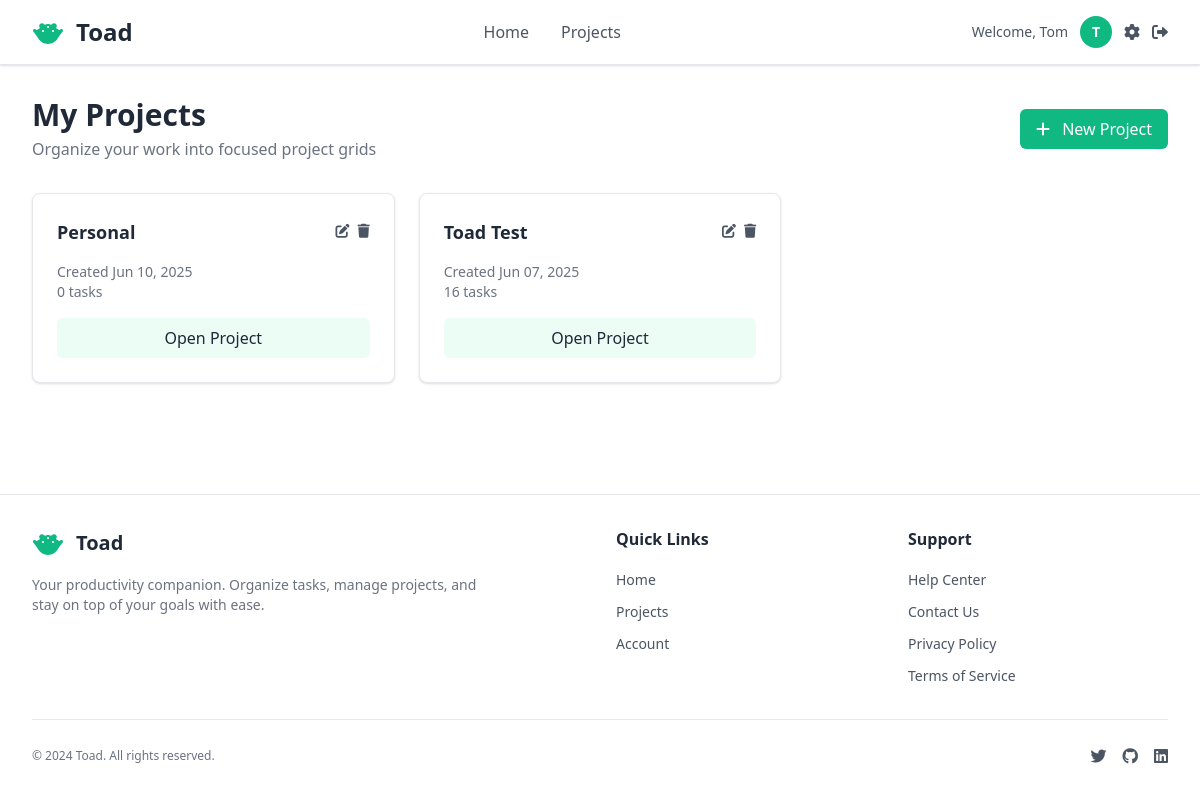
The page /projects/ (signed in) on the database its author committed.
### accounts/models.py (models this page shows, shortened)
class User(AbstractUser):
    username = None  # Remove username field
    email = models.EmailField(unique=True, help_text='Required. Enter a valid email address.')
    first_name = models.CharField(max_length=30, help_text='Required. Enter your first name.')
    USERNAME_FIELD = 'email'
    REQUIRED_FIELDS = ['first_name']  # Fields required when creating superuser (email is already included)
    objects = CustomUserManager()
    def get_short_name(self):
        return self.first_name

### pages/models.py (models this page shows, shortened)
class Project(models.Model):
    user = models.ForeignKey(User, on_delete=models.CASCADE, related_name='toad_projects')
    name = models.CharField(max_length=100)
    created_at = models.DateTimeField(auto_now_add=True)
    updated_at = models.DateTimeField(auto_now=True)
    class Meta:
        ordering = ['-created_at']

### pages/views.py (the view)
# urls.py: path('projects/', views.project_list_view, name='project_list'),
@login_required
def project_list_view(request):
    projects = Project.objects.filter(user=request.user)
    return render(request, 'pages/grid/overview/project_list.html', {'projects': projects})

### pages/templates/pages/grid/overview/project_list.html (shortened to what this page needs)
{% extends "pages/layout.html" %}
{% block content %}
<div class="flex items-center justify-between mb-8">
    <div>
        <h1 class="text-3xl font-bold text-[var(--title-text)]">My Projects</h1>
        <p class="text-[var(--subtitle-text)] mt-1">Organize your work into focused project grids</p>
    </div>
    <a href="{% url 'pages:project_create' %}"
       class="bg-[var(--primary-action-bg)] hover:bg-[var(--primary-action-hover-bg)] text-[var(--primary-action-text)] px-4 py-2 rounded-md font-medium transition-colors">
        <i class="fas fa-plus mr-2"></i>
        New Project
    </a>
</div>
{% if projects %}
    <div class="grid grid-cols-1 md:grid-cols-2 lg:grid-cols-3 gap-6">
        {% for project in projects %}
            <div class="bg-[var(--container-bg)] border border-[var(--border-color)] rounded-lg shadow-sm hover:shadow-md transition-shadow">
                <div class="p-6">
                    <div class="flex items-start justify-between mb-4">
                        <h3 class="text-lg font-semibold text-[var(--title-text)] truncate">
                            {{ project.name }}
                        </h3>
                        <div class="flex space-x-2 ml-2">
                            <a href="{% url 'pages:project_edit' pk=project.pk %}"
                               class="text-[var(--text-secondary)] hover:text-[var(--primary-action-bg)] transition-colors"
                               title="Edit project">
                                <i class="fas fa-edit text-sm"></i>
                            </a>
                            <a href="{% url 'pages:project_delete' pk=project.pk %}"
                               class="text-[var(--text-secondary)] hover:text-[var(--delete-button-bg)] transition-colors"
                               title="Delete project">
                                <i class="fas fa-trash text-sm"></i>
                            </a>
                        </div>
                    </div>
                    <div class="text-sm text-[var(--subtitle-text)] mb-4">
                        <p>Created {{ project.created_at|date:"M d, Y" }}</p>
                        <p>{{ project.tasks.count }} task{{ project.tasks.count|pluralize }}</p>
                    </div>
                    <a href="{% url 'pages:project_grid' pk=project.pk %}"
                       class="block w-full text-center bg-[var(--task-bg)] hover:bg-[var(--task-hover-bg)] text-[var(--text-primary)] py-2 px-4 rounded-md font-medium transition-colors">
                        Open Project
                    </a>
                </div>
            </div>
        {% endfor %}
    </div>
{% endif %}
{% endblock %}

### pages/templates/pages/layout.html (shortened to what this page needs)
<!DOCTYPE html>
{% load static %}
<html lang="en">
<head>
    <link href="https://cdnjs.cloudflare.com/ajax/libs/font-awesome/6.0.0/css/all.min.css" rel="stylesheet">
    <link rel="stylesheet" href="{% static 'css/master.css' %}">
</head>
<body class="bg-[var(--main-bg)] min-h-screen flex flex-col">
    <nav class="bg-[var(--container-bg)] shadow-sm border-b border-[var(--border-color)]">
        <div class="w-full px-4 sm:px-6 lg:px-8">
            <div class="flex justify-between items-center h-16">
                <div class="flex items-center space-x-3">
                    <h1 class="text-2xl font-bold text-[var(--title-text)]">Toad</h1>
                </div>
                <div class="hidden md:flex items-center space-x-8">
                    <a href="{% url 'pages:home' %}" class="text-[var(--text-secondary)] hover:text-[var(--title-text)] transition-colors duration-200 font-medium">
                        Home
                    </a>
                    {% if user.is_authenticated %}
                    <a href="{% url 'pages:project_list' %}" class="text-[var(--text-secondary)] hover:text-[var(--title-text)] transition-colors duration-200 font-medium">
                        Projects
                    </a>
                    {% endif %}
                </div>
                <div class="flex items-center space-x-4">
                    {% if user.is_authenticated %}
                        <div class="flex items-center space-x-3">
                            <span class="text-[var(--text-secondary)] text-sm">Welcome, {{ user.get_short_name }}</span>
                            <div class="w-8 h-8 bg-[var(--primary-action-bg)] rounded-full flex items-center justify-center">
                                <span class="text-[var(--primary-action-text)] text-sm font-semibold">
                                    {{ user.first_name|first|upper }}
                                </span>
                            </div>
                            <a href="{% url 'accounts:account_settings' %}" class="text-[var(--text-secondary)] hover:text-[var(--title-text)] transition-colors duration-200">
                                <i class="fas fa-cog"></i>
                            </a>
                            <a href="{% url 'accounts:logout' %}" class="text-[var(--text-secondary)] hover:text-[var(--title-text)] transition-colors duration-200">
                                <i class="fas fa-sign-out-alt"></i>
                            </a>
                        </div>
                    {% else %}
                        <a href="{% url 'accounts:login' %}" class="bg-[var(--primary-action-bg)] hover:bg-[var(--primary-action-hover-bg)] text-[var(--primary-action-text)] px-4 py-2 rounded-md text-sm font-medium transition-colors duration-200">
                            Sign In
                        </a>
                    {% endif %}
                </div>
            </div>
        </div>
    </nav>
    <main class="flex-1">
        <div id="app" class="min-h-full p-4 sm:p-6 md:p-8">
            <div class="max-w-full mx-auto">
                {% block content %}
                {% endblock %}
            </div>
        </div>
    </main>
    <footer class="bg-[var(--container-bg)] border-t border-[var(--border-color)] mt-auto">
        <div class="max-w-7xl mx-auto px-4 sm:px-6 lg:px-8 py-8">
            <div class="grid grid-cols-1 md:grid-cols-4 gap-8">
                <div class="col-span-1 md:col-span-2">
                    <div class="flex items-center space-x-3 mb-4">
                        <h2 class="text-xl font-bold text-[var(--title-text)]">Toad</h2>
                    </div>
                    <p class="text-[var(--subtitle-text)] text-sm max-w-md">
                        Your productivity companion. Organize tasks, manage projects, and stay on top of your goals with ease.
                    </p>
                </div>
                <div>
                    <h3 class="text-[var(--title-text)] font-semibold mb-4">Quick Links</h3>
                    <ul class="space-y-2">
                        <li><a href="{% url 'pages:home' %}" class="text-[var(--text-secondary)] hover:text-[var(--primary-action-bg)] transition-colors duration-200 text-sm">Home</a></li>
                        {% if user.is_authenticated %}
                        <li><a href="{% url 'pages:project_list' %}" class="text-[var(--text-secondary)] hover:text-[var(--primary-action-bg)] transition-colors duration-200 text-sm">Projects</a></li>
                        {% endif %}
                        <li><a href="{% url 'accounts:login' %}" class="text-[var(--text-secondary)] hover:text-[var(--primary-action-bg)] transition-colors duration-200 text-sm">{% if user.is_authenticated %}Account{% else %}Sign In{% endif %}</a></li>
                    </ul>
                </div>
                <div>
                    <h3 class="text-[var(--title-text)] font-semibold mb-4">Support</h3>
                    <ul class="space-y-2">
                        <li><a href="#" class="text-[var(--text-secondary)] hover:text-[var(--primary-action-bg)] transition-colors duration-200 text-sm">Help Center</a></li>
                        <li><a href="#" class="text-[var(--text-secondary)] hover:text-[var(--primary-action-bg)] transition-colors duration-200 text-sm">Contact Us</a></li>
                        <li><a href="#" class="text-[var(--text-secondary)] hover:text-[var(--primary-action-bg)] transition-colors duration-200 text-sm">Privacy Policy</a></li>
                        <li><a href="#" class="text-[var(--text-secondary)] hover:text-[var(--primary-action-bg)] transition-colors duration-200 text-sm">Terms of Service</a></li>
                    </ul>
                </div>
            </div>
            <div class="border-t border-[var(--border-color)] mt-8 pt-6 flex flex-col sm:flex-row justify-between items-center">
                <p class="text-[var(--subtitle-text)] text-xs">
                    &copy; 2024 Toad. All rights reserved.
                </p>
                <div class="flex items-center space-x-4 mt-4 sm:mt-0">
                    <a href="#" class="text-[var(--text-secondary)] hover:text-[var(--primary-action-bg)] transition-colors duration-200">
                        <i class="fab fa-twitter"></i>
                    </a>
                    <a href="#" class="text-[var(--text-secondary)] hover:text-[var(--primary-action-bg)] transition-colors duration-200">
                        <i class="fab fa-github"></i>
                    </a>
                    <a href="#" class="text-[var(--text-secondary)] hover:text-[var(--primary-action-bg)] transition-colors duration-200">
                        <i class="fab fa-linkedin"></i>
                    </a>
                </div>
            </div>
        </div>
    </footer>
</body>
</html>

### rows shown on the page
User: get_short_name "Tom", first_name|first "T"
Project: name "Personal", created_at "Jun 10, 2025", tasks.count "0"
Project: name "Toad Test", created_at "Jun 07, 2025", tasks.count "16"
